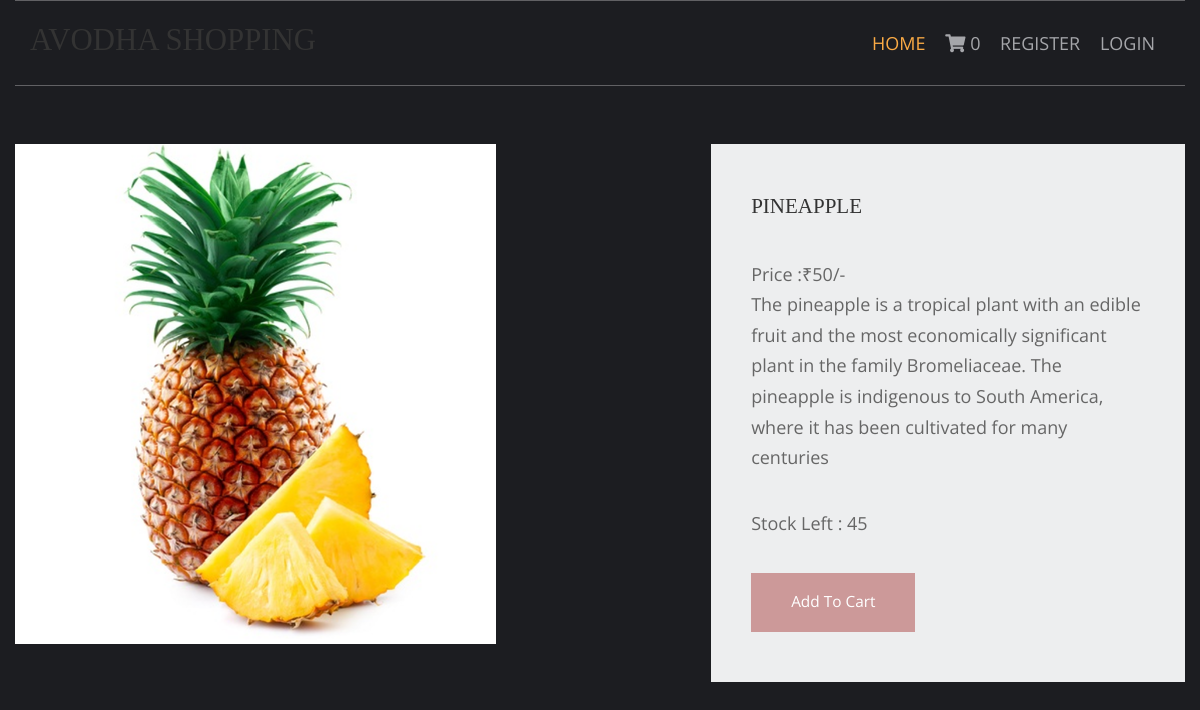
The app's page /fruits/pineapple with its own data.
### shop/models.py (models this page shows, shortened)
class products(models.Model):
    name = models.CharField(max_length=150,unique=True)
    slug = models.CharField(max_length=250,unique=True)
    img = models.ImageField(upload_to='product')
    desc = models.TextField()
    stock = models.IntegerField()
    available = models.BooleanField()
    price = models.IntegerField()
    category = models.ForeignKey(categ,on_delete=models.CASCADE)

### shop/views.py (the view)
# urls.py: path('<slug:c_slug>/<slug:product_slug>', views.ProdDetails, name='details'),
def ProdDetails(request,c_slug,product_slug):
    try:
        prod = products.objects.get(category__slug=c_slug,slug=product_slug)
    except Exception as e:
        raise e
    return render(request,'item.html',{'pr':prod})

### cart/context_processor.py (called while the page is built)
def count(request):
    item_count = 0
    if 'admin' in request .path:
        return {}
    else:
        try:
            ct = cartlist.objects.filter(cart_id=c_id(request))
            cti = items.objects.all().filter(cart=ct[:1])
            for c in cti:
                item_count +=c.quan
        except cartlist.DoesNotExist:
            item_count = 0
        return dict(itc=item_count)

### cart/views.py (called while the page is built)
def c_id(request):
    ct_id = request.session.session_key
    if not ct_id:
        ct_id = request.session.create()
    return ct_id

### templates/item.html (shortened to what this page needs)
{% extends 'base.html' %}
{% load static %}
{% block content %}
<html lang="en">
<head>
    <link href="{% static 'pr/fontawesome/css/all.min.css' %}" rel="stylesheet" />
    <link href="{% static 'pr/css/templatemo-comparto.css' %}" rel="stylesheet" />
</head>
<body>
  <br><br>
        <section class="tm-mb-1" id="about">
            <div class="tm-row tm-about-row">
                <div class="tm-section-1-l">
                    <img src="{{pr.img.url}}" alt="About image" class="tm-img-responsive">
                </div>
                <article class="tm-section-1-r tm-bg-color-8">
                    <h2 class="tm-mb-2 tm-title-color">{{pr.name}}</h2>
                    <p>Price :₹{{pr.price}}/-<br>{{pr.desc}}</p>
                    <p>Stock Left : {{pr.stock}}</p>
                    {% if pr.stock <= 0 %}
                    <h1 style="color:red">Sorry Out of Stock</h1>
                    {% else %}
                    <a href="{% url 'addcart' pr.id %}" class="tm-btn tm-btn-1 tm-link-to-services">Add To Cart</a>
                    {% endif %}
                </article>
            </div>
        </section>
</body>
</html>
{% endblock %}

### static/hm/layout/styles/layout.css (style rules this page uses)
*, *::before, *::after { transition:all .3s ease-in-out; }
body { color:#A5A6AA; background-color:#1C1D21; }
a { color:#FBAB45; }

### static/pr/css/templatemo-comparto.css (style rules this page uses)
*, *::before, *::after { box-sizing: border-box; outline: none; }
ul, h1, h2, h3, h4, p, figure { padding: 0; margin: 0; }
body { font-family: 'Open Sans', Arial, sans-serif; font-size: 18px; overflow-x: hidden; padding-left: 15px; padding-right: 15px; margin: 0; }
h2 { font-size: 1.5rem; }
a { transition: all 0.3s ease; text-decoration: none; }
p { color: #666; line-height: 1.7; margin-bottom: 35px; }
h1, h2, h3, h4, h5, h6 { color: #333; }
.tm-mb-1 { margin-bottom: 20px; }
.tm-mb-2 { margin-bottom: 40px; }
.tm-bg-color-8 { background-color: #EDEEEF; }
.tm-img-responsive { max-width: 100%; height: auto; }
.tm-section-1-l { width: 57.85%; margin-right: 1.65%; }
.tm-section-1-r { padding: 50px 40px; width: 40.5%; }
.tm-row { display: flex; }
.tm-btn { display: inline-block; padding: 15px 40px; font-size: 1.1rem; border: none; background-color: #CC9999; color: white; }
a { color: #666; }

### static/hm/layout/styles/framework.css (style rules this page uses)
html { overflow-y:scroll; overflow-x:hidden; }
html, body { margin:0; padding:0; font-size:14px; line-height:1.6em; }
*, *::before, *::after { box-sizing:border-box; }
a { outline:none; text-decoration:none; }
img { width:auto; max-width:100%; height:auto; margin:0; padding:0; border:none; line-height:normal; vertical-align:middle; }
body, input, textarea, select { font-family:Verdana, Geneva, sans-serif; }
h1, h2, h3, h4, h5, h6, .heading { font-family:Georgia, "Times New Roman", Times, serif; }
::placeholder { opacity:1; }
h1, h2, h3, h4, h5, h6, .heading { margin:0 0 20px 0; font-size:1.4rem; line-height:normal; font-weight:normal; text-transform:uppercase; }
address, article, aside, figcaption, figure, footer, header, main, nav, section { display:block; margin:0; padding:0; }

### records on screen
products: img (picture), name "PINEAPPLE", price "50", desc "The pineapple is a tropical plant with an edible fruit and the most economically significant plant in the family Bromeliaceae. The pineapple is indigenous to South America, where it has been cultivated for many centuries", stock "45"

### other values on screen
{{ itc }} "0"
